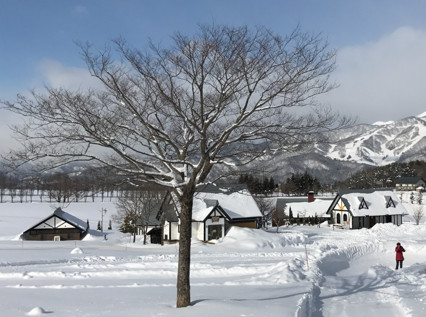
#> input picture sources/ch19Histogram/snow.jpg, 426 x 317 px
$ python ch19_8.py
#> lines starting #> are read from the running program, lines starting #| are printed output that depends on the picture
# ch19_8.py
import cv2
import matplotlib.pyplot as plt

src = cv2.imread("snow.jpg",cv2.IMREAD_GRAYSCALE)
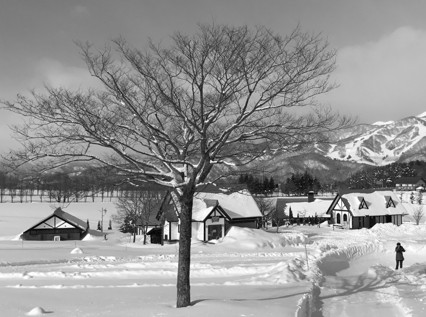
#> src: shape (317, 426); min 0, max 255, mean 147.4
cv2.imshow("Src", src)
hist = cv2.calcHist([src],[0],None,[256],[0,258])   # 直方圖統計資料
#> hist = 256 values, max 3221 at index 128, min 0 at index 254, mean 527.5
plt.plot(hist)                                      # 用plot()繪直方圖
plt.show()
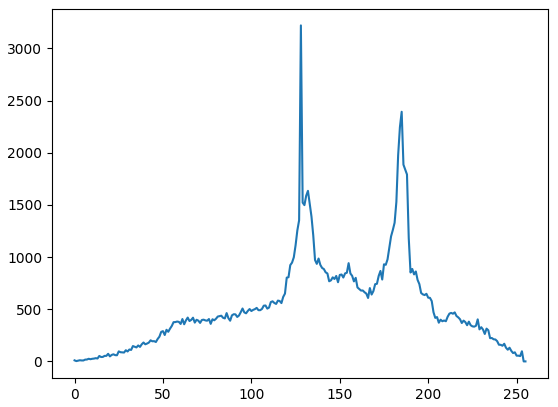
#> figure drawn by matplotlib, 1 panel; curve peaks at x = 128, y = 3221

$ run again, with sources/ch19Histogram/macau.jpg copied over sources/ch19Histogram/snow.jpg
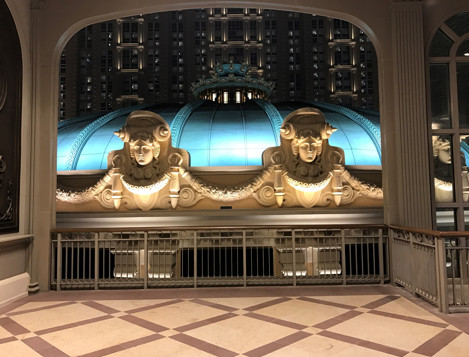
#> input picture sources/ch19Histogram/macau.jpg, 469 x 357 px
#> `src = cv2.imread("snow.jpg",cv2.IMREAD_GRAYSCALE)`:
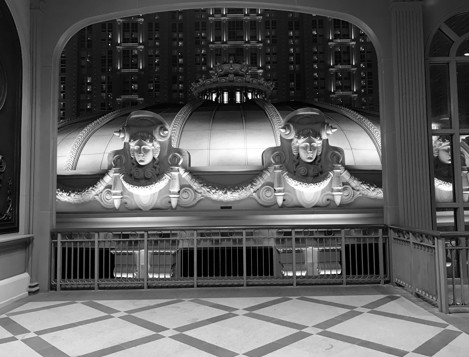
#> src: shape (357, 469); min 0, max 255, mean 92.5
#> hist = 256 values, max 2111 at index 0, min 0 at index 254, mean 654
#> `plt.show()`:
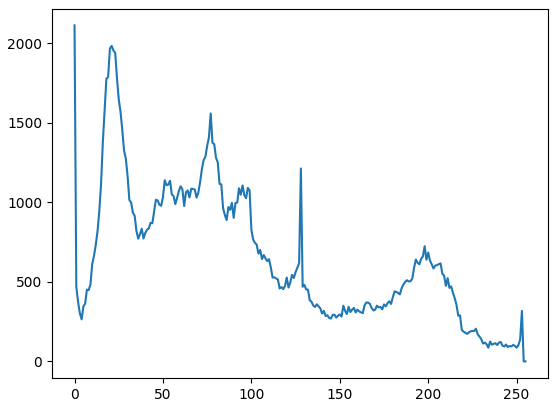
#> figure drawn by matplotlib, 1 panel; curve peaks at x = 0, y = 2111

$ run again, with sources/ch19Histogram/office.jpg copied over sources/ch19Histogram/snow.jpg
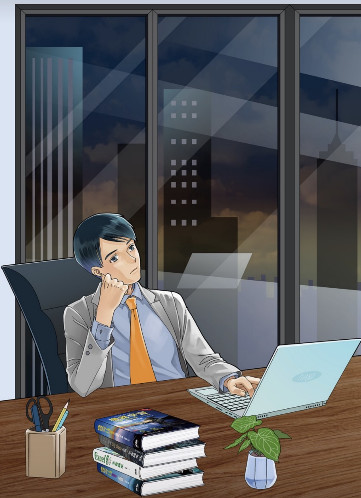
#> input picture sources/ch19Histogram/office.jpg, 361 x 498 px
#> `src = cv2.imread("snow.jpg",cv2.IMREAD_GRAYSCALE)`:
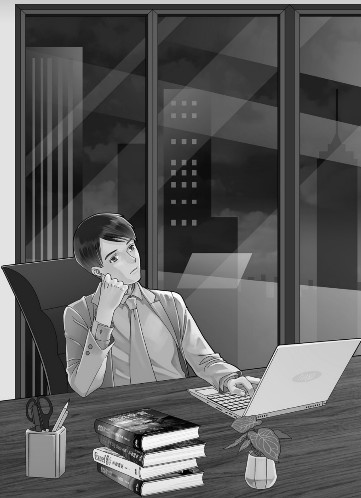
#> src: shape (498, 361); min 0, max 255, mean 92.8
#> hist = 256 values, max 3933 at index 225, min 0 at index 254, mean 702.3
#> `plt.show()`:
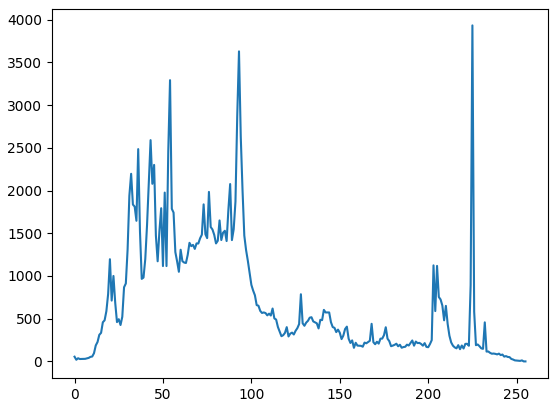
#> figure drawn by matplotlib, 1 panel; curve peaks at x = 225, y = 3933

$ run again, with sources/ch19Histogram/shan.jpg copied over sources/ch19Histogram/snow.jpg
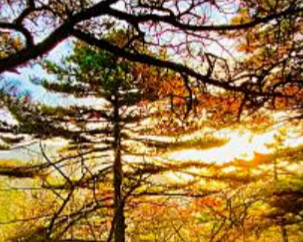
#> input picture sources/ch19Histogram/shan.jpg, 303 x 242 px
#> `src = cv2.imread("snow.jpg",cv2.IMREAD_GRAYSCALE)`:
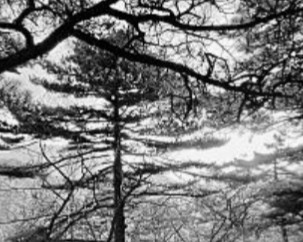
#> src: shape (242, 303); min 0, max 255, mean 122.9
#> hist = 256 values, max 704 at index 128, min 0 at index 254, mean 286.4
#> `plt.show()`:
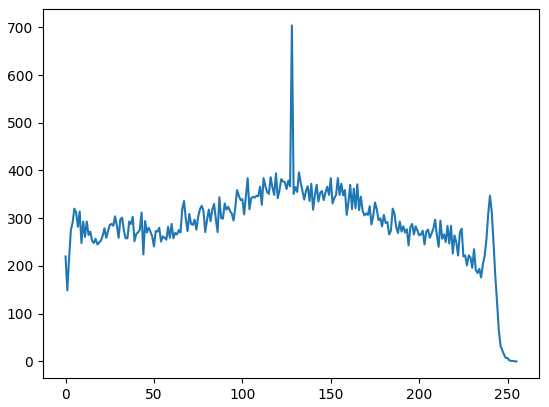
#> figure drawn by matplotlib, 1 panel; curve peaks at x = 128, y = 704
